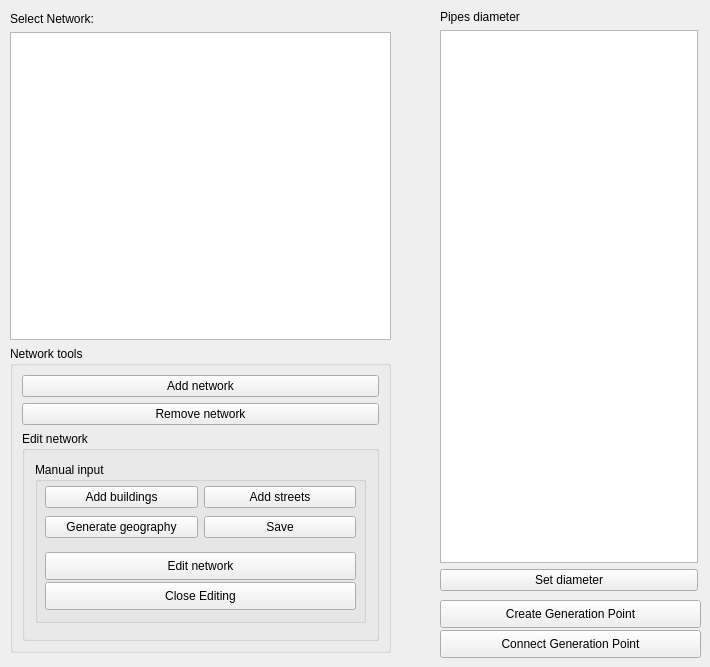
          <widget class="QWidget" name="tab_6">
           <attribute name="title">
            <string>DCN</string>
           </attribute>
           <widget class="QWidget" name="layoutWidget_2">
            <property name="geometry">
             <rect>
              <x>440</x>
              <y>10</y>
              <width>258</width>
              <height>581</height>
             </rect>
            </property>
            <layout class="QVBoxLayout" name="verticalLayout_6">
             <item>
              <widget class="QLabel" name="label_36">
               <property name="text">
                <string>Pipes diameter</string>
               </property>
              </widget>
             </item>
             <item>
              <widget class="QListWidget" name="pipesDiameter_2"/>
             </item>
             <item>
              <widget class="QPushButton" name="setDiameter_2">
               <property name="text">
                <string>Set diameter</string>
               </property>
              </widget>
             </item>
            </layout>
           </widget>
           <widget class="QWidget" name="layoutWidget">
            <property name="geometry">
             <rect>
              <x>10</x>
              <y>12</y>
              <width>381</width>
              <height>641</height>
             </rect>
            </property>
            <layout class="QVBoxLayout" name="verticalLayout_2">
             <item>
              <widget class="QLabel" name="label_84">
               <property name="sizePolicy">
                <sizepolicy hsizetype="Preferred" vsizetype="Fixed">
                 <horstretch>0</horstretch>
                 <verstretch>0</verstretch>
                </sizepolicy>
               </property>
               <property name="text">
                <string>Select Network:</string>
               </property>
              </widget>
             </item>
             <item>
              <widget class="QListWidget" name="listNetworkDCN">
               <property name="enabled">
                <bool>true</bool>
               </property>
               <property name="sizePolicy">
                <sizepolicy hsizetype="Minimum" vsizetype="Preferred">
                 <horstretch>0</horstretch>
                 <verstretch>0</verstretch>
                </sizepolicy>
               </property>
              </widget>
             </item>
             <item>
              <widget class="QGroupBox" name="groupBox">
               <property name="title">
                <string>Network tools</string>
               </property>
               <layout class="QVBoxLayout" name="verticalLayout_3">
                <item>
                 <widget class="QPushButton" name="addDCN">
                  <property name="toolTip">
                   <string notr="true">&lt;html&gt;&lt;head/&gt;&lt;body&gt;&lt;p&gt;Add an empty cooling network. Use the Router Optimizer to add pipes and buildings to the network.&lt;/p&gt;&lt;/body&gt;&lt;/html&gt;</string>
                  </property>
                  <property name="toolTipDuration">
                   <number>8000</number>
                  </property>
                  <property name="text">
                   <string>Add network</string>
                  </property>
                 </widget>
                </item>
                <item>
                 <widget class="QPushButton" name="removeDCN">
                  <property name="toolTip">
                   <string notr="true">&lt;html&gt;&lt;head/&gt;&lt;body&gt;&lt;p&gt;Removes the selected networks.&lt;/p&gt;&lt;/body&gt;&lt;/html&gt;</string>
                  </property>
                  <property name="toolTipDuration">
                   <number>4000</number>
                  </property>
                  <property name="text">
                   <string>Remove network</string>
                  </property>
                 </widget>
                </item>
                <item>
                 <widget class="QgsCollapsibleGroupBox" name="Extension_mGroupBox_2">
                  <property name="enabled">
                   <bool>true</bool>
                  </property>
                  <property name="minimumSize">
                   <size>
                    <width>0</width>
                    <height>0</height>
                   </size>
                  </property>
                  <property name="toolTip">
                   <string>&lt;html&gt;&lt;head/&gt;&lt;body&gt;&lt;p&gt;If a DHC network already exists, the optimizer can take into account the existing facilities by selecting streets and buildings considered as already existing. Buildings and streets layers have to be defined to access the controls.&lt;/p&gt;&lt;/body&gt;&lt;/html&gt;</string>
                  </property>
                  <property name="title">
                   <string>Edit network</string>
                  </property>
                  <property name="collapsed" stdset="0">
                   <bool>false</bool>
                  </property>
                  <property name="saveCollapsedState" stdset="0">
                   <bool>true</bool>
                  </property>
                  <widget class="QGroupBox" name="manual_input_extension_group_2">
                   <property name="enabled">
                    <bool>true</bool>
                   </property>
                   <property name="geometry">
                    <rect>
                     <x>13</x>
                     <y>31</y>
                     <width>331</width>
                     <height>161</height>
                    </rect>
                   </property>
                   <property name="minimumSize">
                    <size>
                     <width>0</width>
                     <height>90</height>
                    </size>
                   </property>
                   <property name="title">
                    <string>Manual input</string>
                   </property>
                   <widget class="QWidget" name="horizontalLayoutWidget_65">
                    <property name="geometry">
                     <rect>
                      <x>10</x>
                      <y>20</y>
                      <width>311</width>
                      <height>31</height>
                     </rect>
                    </property>
                    <layout class="QHBoxLayout" name="horizontalLayout_68">
                     <item>
                      <widget class="QPushButton" name="add_old_buildings_button_2">
                       <property name="enabled">
                        <bool>true</bool>
                       </property>
                       <property name="text">
                        <string>Add buildings</string>
                       </property>
                      </widget>
                     </item>
                     <item>
                      <widget class="QPushButton" name="add_old_streets_button_2">
                       <property name="enabled">
                        <bool>true</bool>
                       </property>
                       <property name="text">
                        <string>Add streets</string>
                       </property>
                      </widget>
                     </item>
                    </layout>
                   </widget>
                   <widget class="QWidget" name="horizontalLayoutWidget_66">
                    <property name="geometry">
                     <rect>
                      <x>10</x>
                      <y>50</y>
                      <width>311</width>
                      <height>31</height>
                     </rect>
                    </property>
                    <layout class="QHBoxLayout" name="horizontalLayout_10">
                     <item>
                      <widget class="QPushButton" name="generate_existing_network_button_2">
                       <property name="enabled">
                        <bool>true</bool>
                       </property>
                       <property name="text">
                        <string>Generate geography</string>
                       </property>
                      </widget>
                     </item>
                     <item>
                      <widget class="QPushButton" name="save_existing_network_button_2">
                       <property name="text">
                        <string>Save</string>
                       </property>
                      </widget>
                     </item>
                    </layout>
                   </widget>
                   <widget class="QPushButton" name="add_existing_network_button_2">
                    <property name="enabled">
                     <bool>true</bool>
                    </property>
                    <property name="geometry">
                     <rect>
                      <x>10</x>
                      <y>90</y>
                      <width>311</width>
                      <height>28</height>
                     </rect>
                    </property>
                    <property name="sizePolicy">
                     <sizepolicy hsizetype="Preferred" vsizetype="Minimum">
                      <horstretch>0</horstretch>
                      <verstretch>0</verstretch>
                     </sizepolicy>
                    </property>
                    <property name="text">
                     <string>Edit network</string>
                    </property>
                   </widget>
                   <widget class="QPushButton" name="closeEditing_2">
                    <property name="geometry">
                     <rect>
                      <x>10</x>
                      <y>120</y>
                      <width>311</width>
                      <height>28</height>
                     </rect>
                    </property>
                    <property name="text">
                     <string>Close Editing</string>
                    </property>
                   </widget>
                  </widget>
                 </widget>
                </item>
               </layout>
              </widget>
             </item>
            </layout>
           </widget>
           <widget class="QPushButton" name="connect_generation_point_2">
            <property name="geometry">
             <rect>
              <x>440</x>
              <y>630</y>
              <width>261</width>
              <height>28</height>
             </rect>
            </property>
            <property name="text">
             <string>Connect Generation Point</string>
            </property>
           </widget>
           <widget class="QPushButton" name="create_generation_point_2">
            <property name="geometry">
             <rect>
              <x>440</x>
              <y>600</y>
              <width>261</width>
              <height>28</height>
             </rect>
            </property>
            <property name="text">
             <string>Create Generation Point</string>
            </property>
            <property name="icon">
             <iconset>
              <normaloff>../../../Program Files/QGIS 3.2/apps/qgis/python/plugins/planheat/planning_and_simulation_modules/icons/gunsight.ico</normaloff>../../../Program Files/QGIS 3.2/apps/qgis/python/plugins/planheat/planning_and_simulation_modules/icons/gunsight.ico</iconset>
            </property>
           </widget>
          </widget>
